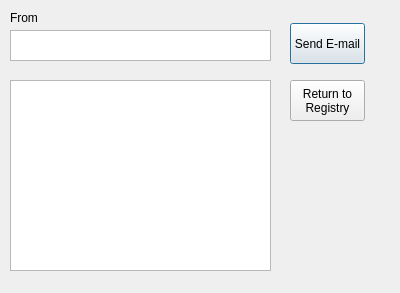
<?xml version="1.0" encoding="UTF-8"?>
<ui version="4.0">
 <class>SendEmailDialog</class>
 <widget class="QDialog" name="SendEmailDialog">
  <property name="geometry">
   <rect>
    <x>0</x>
    <y>0</y>
    <width>400</width>
    <height>293</height>
   </rect>
  </property>
  <property name="windowTitle">
   <string>Send E-mail to all Parents</string>
  </property>
  <widget class="QDialogButtonBox" name="buttonBox">
   <property name="geometry">
    <rect>
     <x>290</x>
     <y>20</y>
     <width>81</width>
     <height>121</height>
    </rect>
   </property>
   <property name="orientation">
    <enum>Qt::Vertical</enum>
   </property>
  </widget>
  <widget class="QLabel" name="label">
   <property name="geometry">
    <rect>
     <x>10</x>
     <y>10</y>
     <width>49</width>
     <height>16</height>
    </rect>
   </property>
   <property name="text">
    <string>From</string>
   </property>
  </widget>
  <widget class="QTextEdit" name="txtEmailText">
   <property name="geometry">
    <rect>
     <x>10</x>
     <y>80</y>
     <width>261</width>
     <height>191</height>
    </rect>
   </property>
  </widget>
  <widget class="QTextEdit" name="txtfromEmail">
   <property name="geometry">
    <rect>
     <x>10</x>
     <y>30</y>
     <width>261</width>
     <height>31</height>
    </rect>
   </property>
  </widget>
  <widget class="QPushButton" name="btnSendEmail">
   <property name="geometry">
    <rect>
     <x>290</x>
     <y>23</y>
     <width>75</width>
     <height>41</height>
    </rect>
   </property>
   <property name="text">
    <string>Send E-mail</string>
   </property>
  </widget>
  <widget class="QPushButton" name="btnReturnToRegistery">
   <property name="geometry">
    <rect>
     <x>290</x>
     <y>80</y>
     <width>75</width>
     <height>41</height>
    </rect>
   </property>
   <property name="text">
    <string>Return to 
Registry</string>
   </property>
  </widget>
 </widget>
 <resources/>
 <connections>
  <connection>
   <sender>buttonBox</sender>
   <signal>accepted()</signal>
   <receiver>SendEmailDialog</receiver>
   <slot>accept()</slot>
   <hints>
    <hint type="sourcelabel">
     <x>248</x>
     <y>254</y>
    </hint>
    <hint type="destinationlabel">
     <x>157</x>
     <y>274</y>
    </hint>
   </hints>
  </connection>
  <connection>
   <sender>buttonBox</sender>
   <signal>rejected()</signal>
   <receiver>SendEmailDialog</receiver>
   <slot>reject()</slot>
   <hints>
    <hint type="sourcelabel">
     <x>316</x>
     <y>260</y>
    </hint>
    <hint type="destinationlabel">
     <x>286</x>
     <y>274</y>
    </hint>
   </hints>
  </connection>
 </connections>
</ui>
